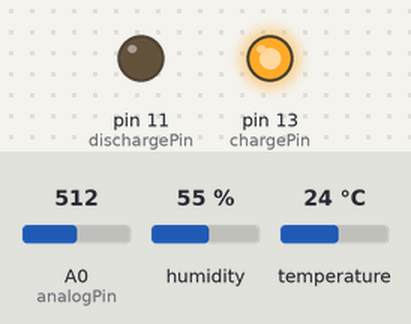
This sketch was run on a simulated Arduino Uno, built with avr-gcc and run on an emulated ATmega328P. Shown: output pins drawn as LEDs (lit = HIGH). Inputs (shaded band) come from the test bench; at power-on: A0 (analogPin) = 512, humidity 55 %, temperature 24 °C.

Above: at 1.2 s.
1.3 s: A0 (analogPin) set to 631
2.8 s: A0 (analogPin) set to 660
At 3.6 s:
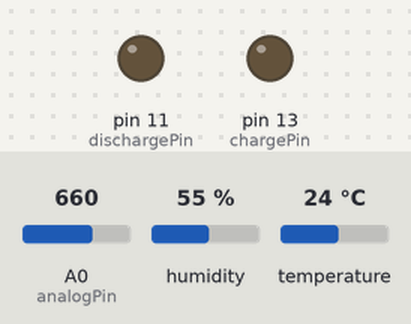
Timing chart, 0 to 5.8 s (numbered marks = the images above; inputs shaded):
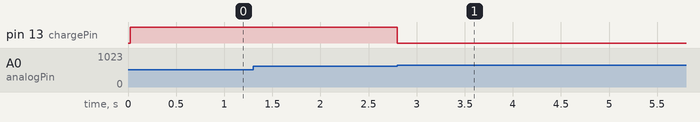

Measured:
- the behaviour switches between 647 and 648 on A0 (analogPin) (found by bisection; images 0 and 1)
- after the input at 1.3 s, every drawn part: stays the same
- after the input at 2.8 s, pin 13 (chargePin): HIGH → LOW at once

The sketch:

temperatura.ino
```cpp
// Incluimos librería
#include <DHT.h>
#include <SoftwareSerial.h>

#define DHTTYPE DHT11

//Capcitancia
#define analogPin      0
#define chargePin      13
#define dischargePin   11
#define resistorValue  10000.0F
unsigned long startTime;
unsigned long elapsedTime;
float microFarads;                // floating point variable to preserve precision, make calculations
float nanoFarads;
String c;


//Tacometro
#define tacometroPin 9

SoftwareSerial miBT(2, 3);  // pin 3 como RX, pin 2 como TX

int count = 0;
float Tiempo_giro = 0.0;
float RPM;

// Temperatura
const int DHTPin = 5;
float h;
float t ;
DHT dht(DHTPin, DHTTYPE);

//Voltaje
float lectura;
float volt;
#define analogVolt 1

String msg;

void setup(){
  pinMode(tacometroPin , INPUT);
  pinMode(analogVolt,INPUT);
  pinMode(chargePin, OUTPUT);     // set chargePin to output
  digitalWrite(chargePin, LOW);
  miBT.begin(9600);    // comunicacion serie entre Arduino y el modulo a 38400 bps
  Serial.begin(9600);             // initialize serial transmission for debugging
  dht.begin();
}

void loop(){
  if (miBT.available() > 0){
    msg = miBT.readString();
    Serial.println("Android Command: " + msg);
  }
  Temp();
  Voltaje();
  Capacitancia();
  Tacometro();
  enviarlecturas();

  delay(50);
}

void enviarlecturas(){

  Serial.println(c);
   miBT.println(String(h)+ "&" + String(t) + "&" + String(volt) + "&" + c + "&" + String(RPM));
}

//Medir Temperatura
void Temp(){
    // Reading temperature or humidity takes about 250 milliseconds!
    h = dht.readHumidity();
    t = dht.readTemperature();

   if (isnan(h) || isnan(t)) {
      Serial.println("Failed to read from DHT sensor!");
      return;
   }
}

//Medir Voltaje
void Voltaje(){
  lectura = analogRead(analogVolt);
  volt = lectura /1023 * 5.0;
}

//Medir Capacitancia
void Capacitancia(){
  digitalWrite(chargePin, HIGH);  // set chargePin HIGH and capacitor charging
  startTime = millis();
  while(analogRead(analogPin) < 648){
    // 647 is 63.2% of 1023, which corresponds to full-scale voltage
  }
  elapsedTime = millis() - startTime;
  microFarads = ((float)elapsedTime / resistorValue)   * 1000;
  //Serial.print(elapsedTime);       // print the value to serial port
  //Serial.print(" mS    ");         // print units and carriage return
  if (microFarads > 1){
    c = String((long)microFarads) + " microfarads";
  }
  else{
    // if value is smaller than one microFarad, convert to nanoFarads (10^-9 Farad).
    // This is  a workaround because miBT.print will not print floats
    nanoFarads = microFarads * 1000.0;      // multiply by 1000 to convert to nanoFarads (10^-9 Farads)
    c = String((long)microFarads) + " nanoFarads";
  }
  /* dicharge the capacitor  */
  digitalWrite(chargePin, LOW);             // set charge pin to  LOW
  pinMode(dischargePin, OUTPUT);            // set discharge pin to output
  digitalWrite(dischargePin, LOW);          // set discharge pin LOW
  while(analogRead(analogPin) > 0){         // wait until capacitor is completely discharged
  }
  pinMode(dischargePin, INPUT);            // set discharge pin back to input
}

//Medir RPM
void CalcularRPM(){
  Tiempo_giro = millis()- Tiempo_giro;
  RPM = 60000.0 / Tiempo_giro;
  Tiempo_giro = millis();
}

void Tacometro(){
  if(digitalRead(tacometroPin)!= HIGH){
    CalcularRPM();
    Serial.println(RPM);
  }
}
```
